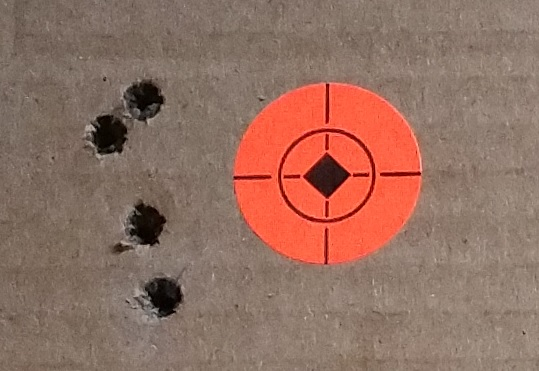
%> input picture MATLAB/Proof_of_Concept/test1.jpg, 539 x 371 px
$ octave test.m   (GNU Octave 9; MATLAB toolbox functions it lacks are replaced by stand-ins)
%> lines starting %> are read from the running program, lines starting %| are printed output that depends on the picture; in (x1, y1, x2, y2) boxes, pixels count from 0 and x2, y2 are one past the last pixel; in counts of white or black regions, pixels touching at a corner belong together; the program's own positions count from 1
% bullet hole finding proof of concept
close all;
clear all;
home;

%% load and display the original test image
image_name = 'test1.jpg';
RGB = imread(image_name);
%> RGB is the input picture: size 371x539x3 uint8; mean R, G, B 146.8, 111.3, 97.4
RGB_comp = imcomplement(RGB);
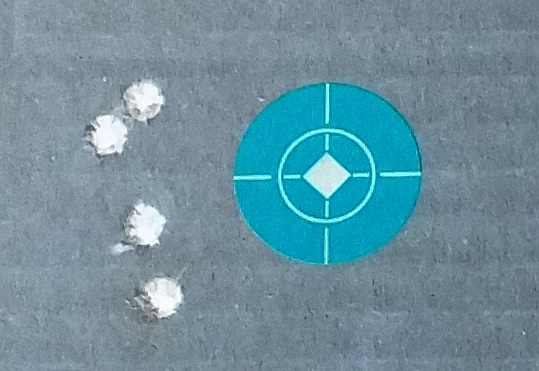
%> RGB_comp: size 371x539x3 uint8; mean R, G, B 108.2, 143.7, 157.6

%% convert the rgb image to a black and white image
% first, convert to a grayscale image, then perform the b/w conversion on
% the new grayscale image
GRY = rgb2gray(RGB);
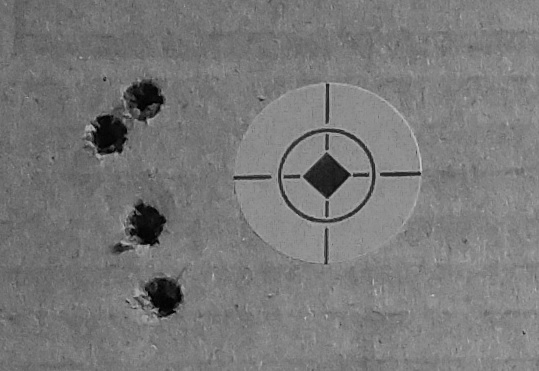
%> GRY: size 371x539 uint8; min 1, max 203, mean 120.3
level = graythresh(GRY);
%> level = 0.31
BW = im2bw(GRY,level);
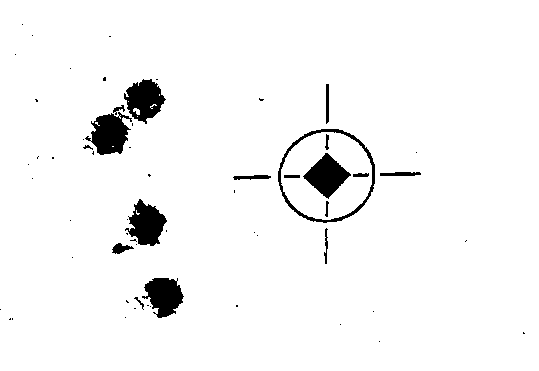
%> BW: size 371x539 logical; 96.2% white; 61 black regions (43 under 20 px), largest, box (x1, y1, x2, y2) and area: (85, 112, 132, 155) 1209, (125, 199, 167, 246) 1145, (124, 79, 166, 124) 1141

%% use edge detection to further enhance
BW_edge = edge(BW,'Canny');
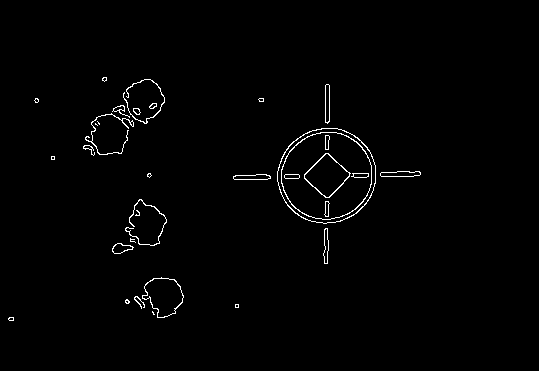
%> BW_edge: size 371x539 logical; 1.2% white in thin lines or dots, all inside (x1, y1, x2, y2) = (8, 77, 421, 321)
% get rid of small objects
BW_edge = bwareaopen(BW_edge,150);
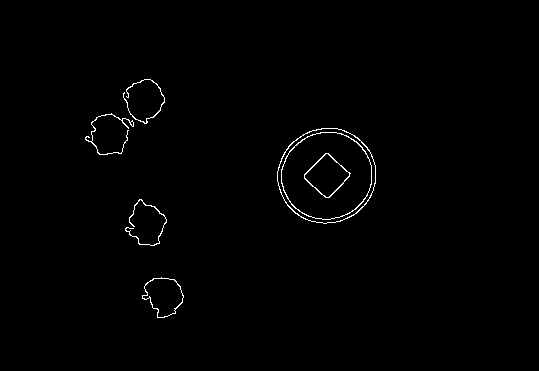
%> BW_edge: size 371x539 logical; 0.77% white in thin lines or dots, all inside (x1, y1, x2, y2) = (85, 79, 376, 318)
figure;
imshow(BW_edge);

%% determine different distances
% previous use of the "imdistline" tool says that the bullseye of 1 inch is
% 186.57 pixels, will need to automate this process in the future, but for
% now we can use it to convert to distances
pixels_per_inch = 187;
bullet_dia_in = 0.224;  % the bullet hole nominal diameter
bullet_dia_pix = round(bullet_dia_in * pixels_per_inch);
bullet_pix_ll = round(bullet_dia_pix / 2 * 0.92);
bullet_pix_ul = round(bullet_dia_pix / 2 * 1.00);

bull_inner_ring_dia_in = 0.5;
bull_inner_ring_dia_pix = round(bull_inner_ring_dia_in * pixels_per_inch);
bull_inner_ring_pix_ll = round(bull_inner_ring_dia_pix / 2 * 0.98);
bull_inner_ring_pix_ul = round(bull_inner_ring_dia_pix / 2 * 1.05);


%% detect bullet holes
%> (the run ends here)
